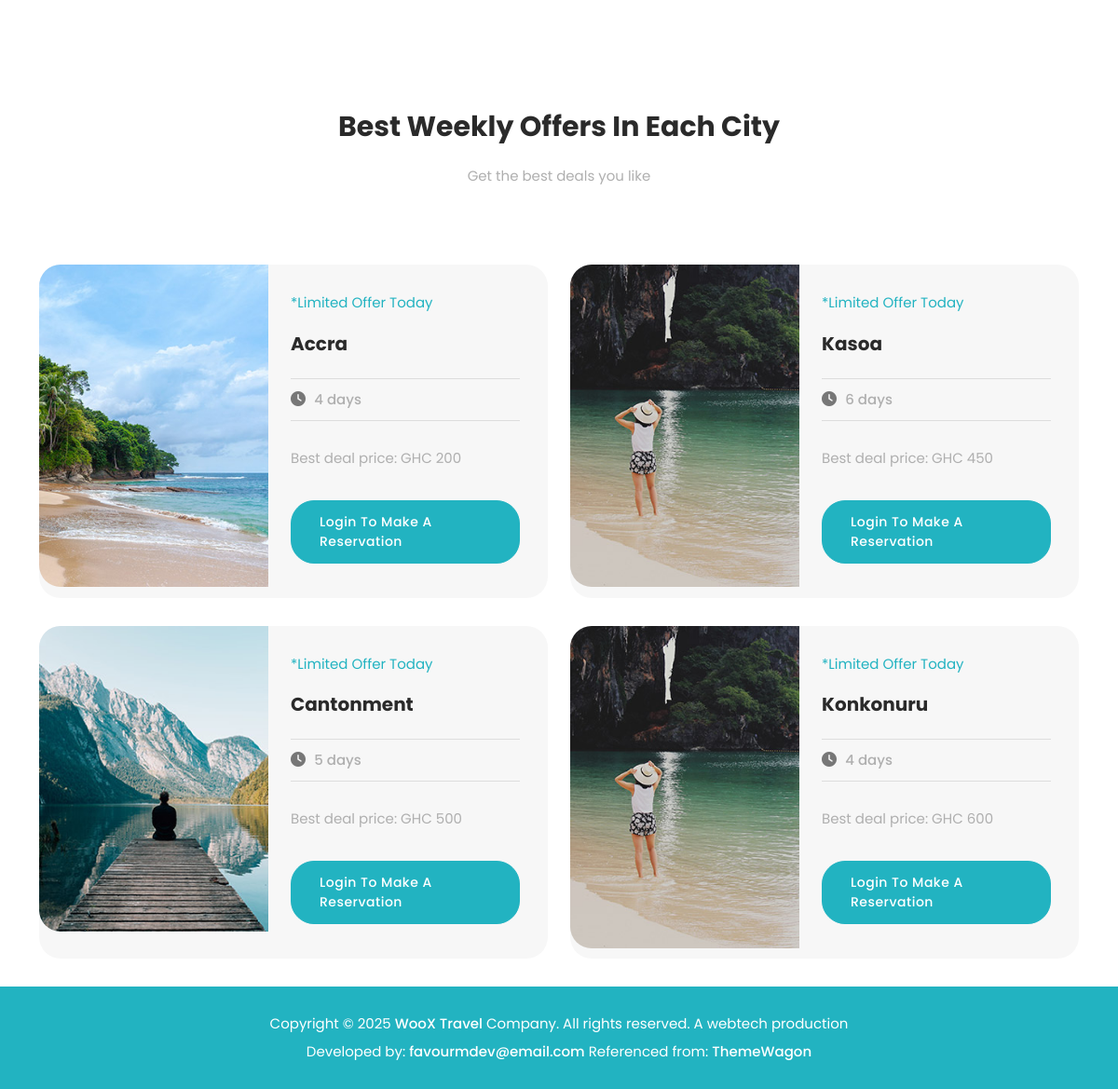
/deals.php (lower part), run on an earlier commit of the app's database.
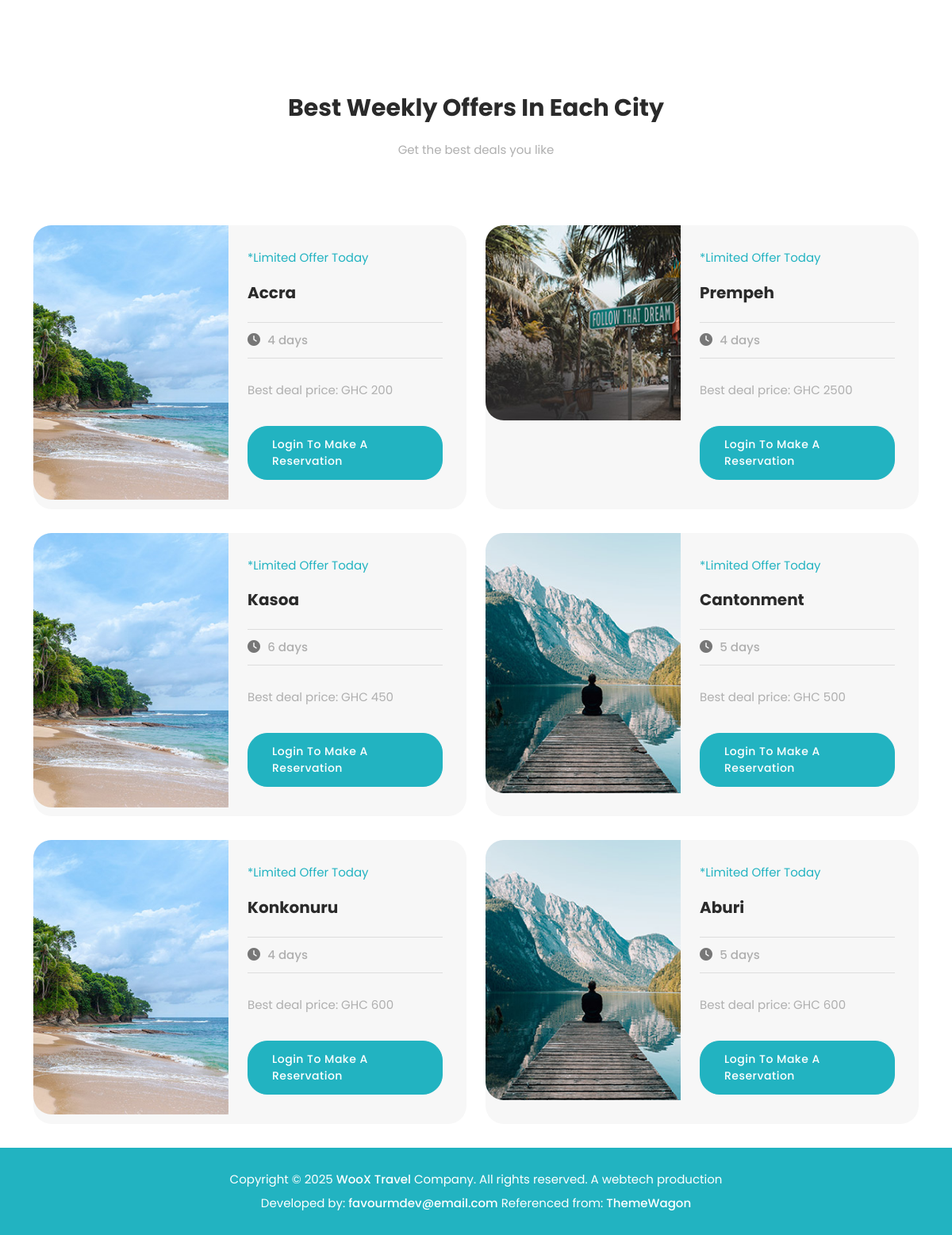
And on a later commit of the database.
### tables this page shows
CREATE TABLE `cities` (
  `id` int(3) NOT NULL,
  `name` varchar(200) NOT NULL,
  `image` varchar(200) NOT NULL,
  `trip_days` int(4) NOT NULL,
  `price` varchar(4) NOT NULL,
  `region_id` int(3) NOT NULL,
  `created_at` timestamp NOT NULL DEFAULT current_timestamp()
);

### deals.php (the view, shortened to what this page needs)
<?php
require 'includes/header.php';
require 'config/connection.php';
$city = $connection->prepare("SELECT * FROM cities ORDER BY price ASC");
$city->execute();
$result = $city->get_result();
$allCities = $result->fetch_all(MYSQLI_ASSOC);
?>
<div class="amazing-deals">
  <div class="container">
    <div class="row">
      <div class="col-lg-6 offset-lg-3">
        <div class="section-heading text-center">
          <h2>Best Weekly Offers In Each City</h2>
          <p>Get the best deals you like</p>
        </div>
      </div>
      <?php foreach($allCities as $city) : ?>
          <div class="col-lg-6 col-sm-6 deal-item" data-region="<?php echo $city['region_id']; ?>" data-price="<?php echo $city['price']; ?>">
            <div class="item">
              <div class="row">
                <div class="col-lg-6">
                  <div class="image">
                    <img src="<?php echo CITYIMAGES . htmlspecialchars($city['image']); ?>" alt="">
                  </div>
                </div>
                <div class="col-lg-6 align-self-center">
                  <div class="content">
                    <span class="info">*Limited Offer Today</span>
                    <h4><?php echo $city['name']; ?></h4>
                    <div class="row">
                      <div class="col-6">
                        <i class="fa fa-clock"></i>
                        <span class="list"><?php echo $city['trip_days']; ?> days</span>
                      </div>
                    </div>
                    <p>Best deal price: GHC <?php echo $city['price']; ?></p>
                    <?php if(isset($_SESSION['username'])): ?>
                      <div class="main-button">
                        <a href="reservation.php?id=<?php echo $city['id'];?>">Make a Reservation</a>
                      </div>
                    <?php else: ?>
                      <div class="main-button">
                        <a href="auth/login.php">Login to Make a Reservation</a>
                      </div>
                    <?php endif; ?>
                  </div>
                </div>
              </div>
            </div>
          </div>
      <?php endforeach; ?>
    </div>
  </div>
</div>
<?php require 'includes/footer.php';?>

### includes/header.php (shortened to what this page needs)
<!DOCTYPE html>
<html lang="en">
  <head>
    <link href="<?php echo APPURL;?>/vendor/bootstrap/css/bootstrap.min.css" rel="stylesheet">
    <link rel="stylesheet" href="<?php echo APPURL;?>assets/css/fontawesome.css">
    <link rel="stylesheet" href="<?php echo APPURL;?>assets/css/templatemo-woox-travel.css">
    <link rel="stylesheet" href="<?php echo APPURL;?>assets/css/owl.css">
    <link rel="stylesheet" href="<?php echo APPURL;?>assets/css/animate.css">
    <link rel="stylesheet"href="https://unpkg.com/swiper@7/swiper-bundle.min.css"/>
  </head>
<body>
  </html>

### includes/footer.php (shortened to what this page needs)
<footer>
    <div class="container">
      <div class="row">
        <div class="col-lg-12">
          <p>Copyright © 2025 <a href="#">WooX Travel</a> Company. All rights reserved. A webtech production
          <br>Developed by: <a href="mailto:favourmdev@email.com?subject=Development%20Issue&body=Hi%20Favour">favourmdev@email.com</a> Referenced from: <a href="https://themewagon.com target="_blank" >ThemeWagon</a></p>
        </div>
      </div>
    </div>
  </footer>

### assets/css/templatemo-woox-travel.css (style rules this page uses)
html, body, div, span, applet, object, iframe, h1, h2, h3, h4, h5, h6, p, blockquote, div pre, a, abbr, acronym, address, big, cite, code, del, dfn, em, font, img, ins, kbd, q, s, samp, small, strike, strong, sub, sup, tt, var, b, u, i, center, dl, dt, dd, ol, ul, li, figure, header, nav, section, article, aside, footer, figcaption { margin: 0; padding: 0; border: 0; outline: 0; }
header, nav, section, article, aside, footer, hgroup { display: block; }
* { box-sizing: border-box; }
html, body { font-family: "Poppins", sans-serif; font-weight: 400; background-color: #fff; font-size: 16px; -ms-text-size-adjust: 100%; -webkit-font-smoothing: antialiased; -moz-osx-font-smoothing: grayscale; }
a { color: #22b3c1; text-decoration: none !important; }
h1, h2, h3, h4, h5, h6 { margin-top: 0px; margin-bottom: 0px; color: #2a2a2a; font-weight: 700; }
p { font-size: 15px; line-height: 30px; color: #afafaf; }
img { width: 100%; overflow: hidden; }
html, body { background: #fff; font-family: "Poppins", sans-serif; }
.main-button a { font-size: 14px; color: #fff; background-color: #22b3c1; border: 1px solid #22b3c1; padding: 12px 30px; display: inline-block; border-radius: 25px; font-weight: 500; text-transform: capitalize; letter-spacing: 0.5px; transition: all 0.3s; position: relative; overflow: hidden; }
.section-heading { position: relative; z-index: 2; margin-top: 0px; margin-bottom: 80px; text-align: left; }
.section-heading h2 { margin-top: 0px; margin-bottom: 20px; line-height: 36px; font-size: 30px; font-weight: 700; text-transform: capitalize; color: #2a2a2a; }
footer { background-color: #22b3c1; text-align: center; padding: 25px 0px; }
footer p { color: #fff; }
footer p a { color: #fff; font-weight: 500; transition: all 0.3s; }
.amazing-deals { margin-top: 120px; }
.amazing-deals .item .image { border-top-left-radius: 23px; border-bottom-left-radius: 23px; overflow: hidden; }
.amazing-deals .item { background-color: #f7f7f7; border-radius: 23px; padding-right: 30px; margin-bottom: 30px; }
.amazing-deals .item span.info { color: #22b3c1; font-size: 15px; margin-bottom: 20px; display: block; }
.amazing-deals .item h4 { font-size: 20px; font-weight: 700; padding-bottom: 25px; margin-bottom: 10px; border-bottom: 1px solid #ddd; }
.amazing-deals .item i { color: #777; margin-right: 5px; }
.amazing-deals .item span.list { font-size: 15px; color: #afafaf; font-weight: 500; }
.amazing-deals .item .content { padding: 30px 0px; }
.amazing-deals .item p { padding-top: 25px; margin-top: 10px; border-top: 1px solid #ddd; margin-bottom: 30px; }
body { overflow-x: hidden; }

What changed in the data, as far as the page shows it:
added cities: image (picture), name "Prempeh", trip_days "4", price "2500"
changed cities "Kasoa": image: a different picture
changed cities "Konkonuru": image: a different picture
added cities: image (picture), name "Aburi", trip_days "5", price "600"
